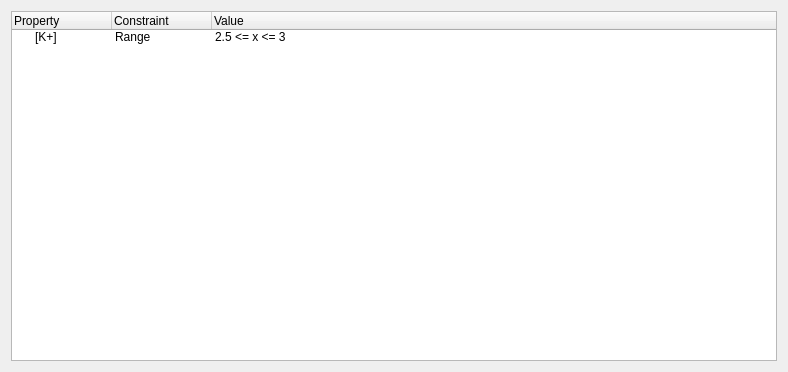
<?xml version="1.0" encoding="UTF-8"?>
<ui version="4.0">
 <class>constraintEditor</class>
 <widget class="QWidget" name="constraintEditor">
  <property name="geometry">
   <rect>
    <x>0</x>
    <y>0</y>
    <width>788</width>
    <height>372</height>
   </rect>
  </property>
  <property name="windowTitle">
   <string>constraintEditor</string>
  </property>
  <layout class="QGridLayout" name="gridLayout">
   <item row="0" column="0">
    <widget class="QTreeWidget" name="constraintTree">
     <column>
      <property name="text">
       <string>Property</string>
      </property>
     </column>
     <column>
      <property name="text">
       <string>Constraint</string>
      </property>
     </column>
     <column>
      <property name="text">
       <string>Value</string>
      </property>
     </column>
     <item>
      <property name="text">
       <string>[K+]</string>
      </property>
      <property name="text">
       <string>Range</string>
      </property>
      <property name="text">
       <string>2.5 &lt;= x &lt;= 3</string>
      </property>
     </item>
    </widget>
   </item>
  </layout>
 </widget>
 <resources/>
 <connections/>
</ui>
